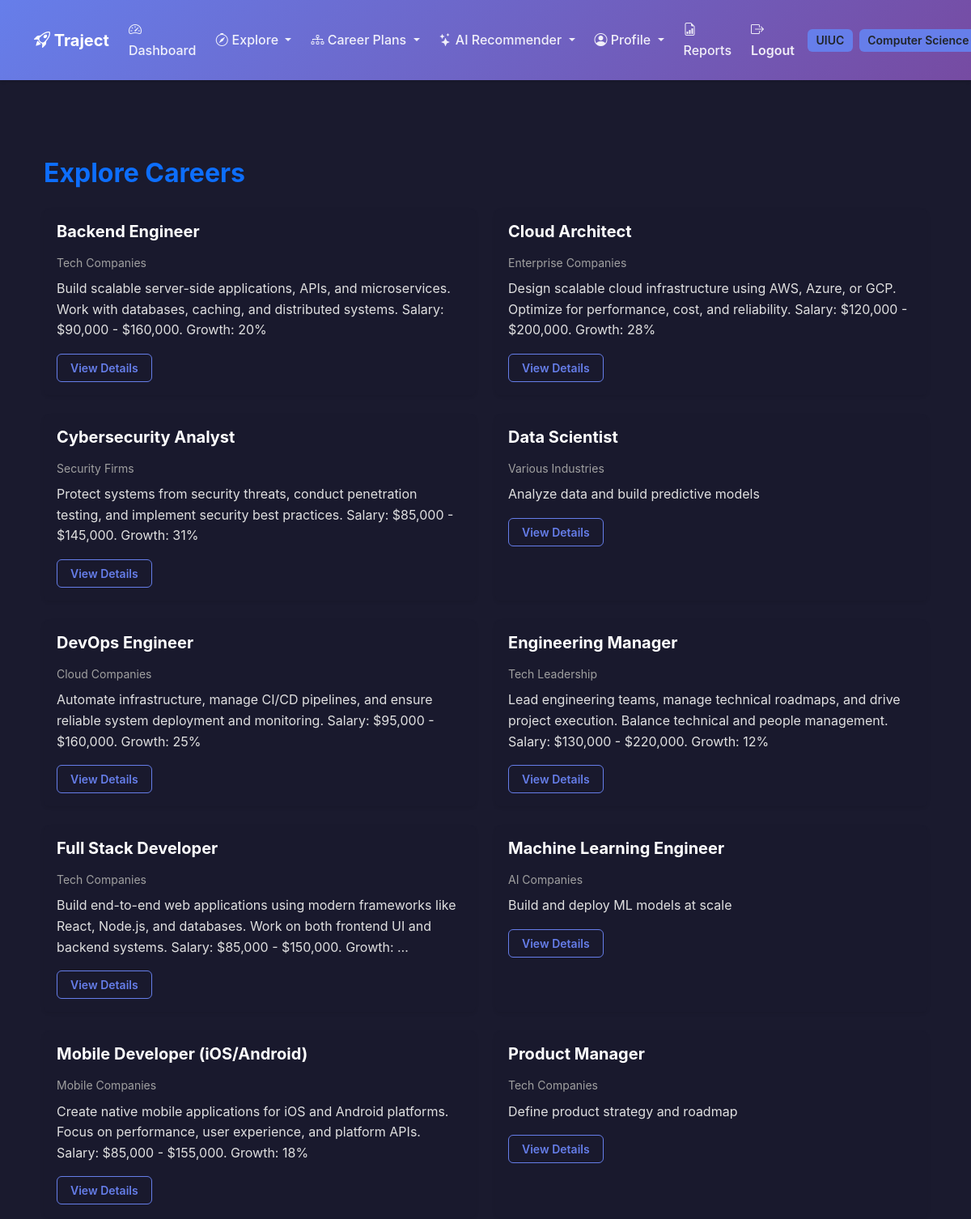
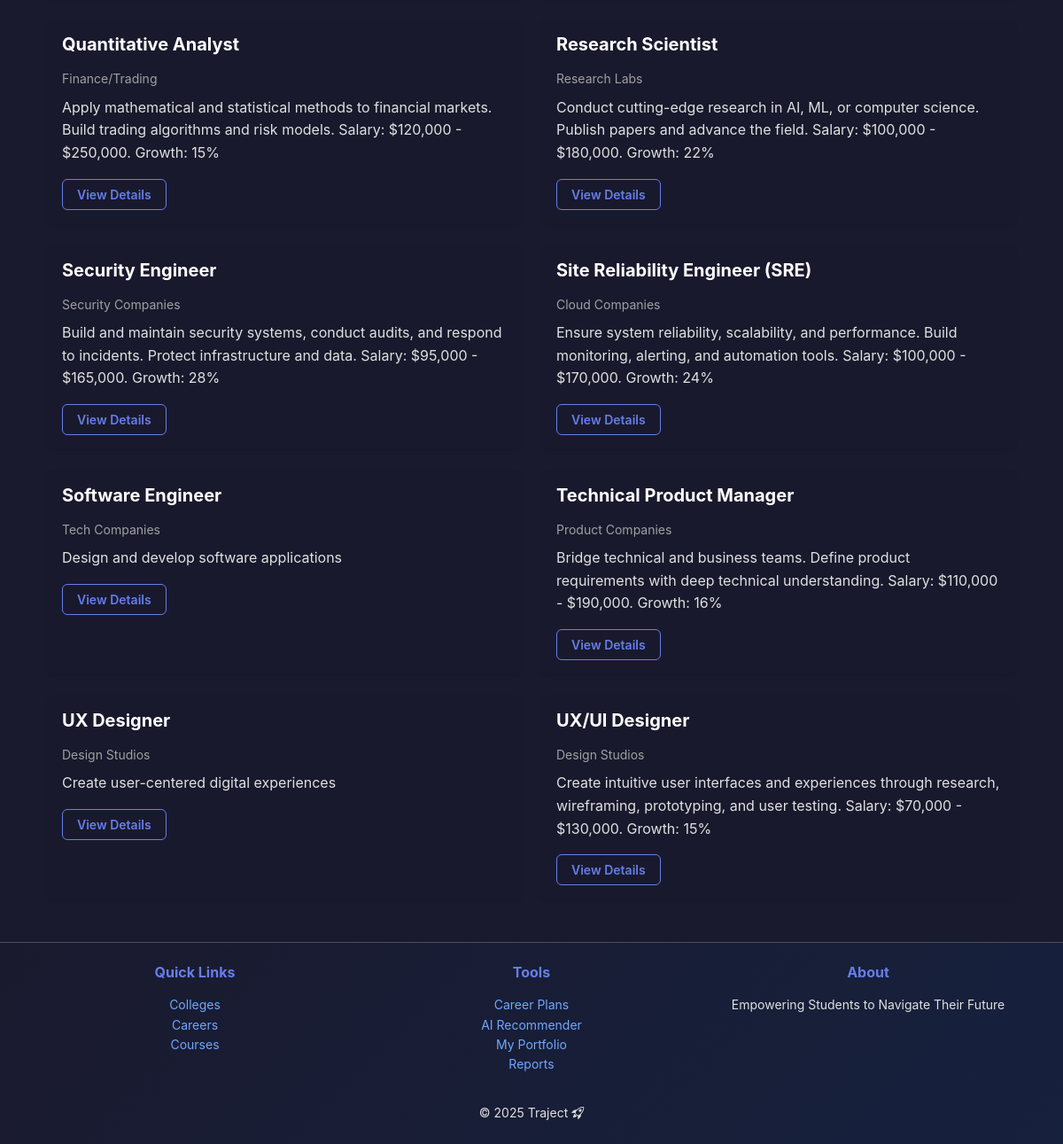
/careers/ (signed in), run on the app's committed database (2 pictures, top to bottom).
### accounts/models.py (models this page shows, shortened)
class UserProfile(models.Model):
    ACADEMIC_YEARS = [
        ('FR', 'Freshman'),
        ('SO', 'Sophomore'),
        ('JR', 'Junior'),
        ('SR', 'Senior'),
        ('GR', 'Graduate'),
    ]
    user = models.OneToOneField(
        User, on_delete=models.CASCADE, related_name='profile'
    )
    college = models.ForeignKey(
        "colleges.College",
        on_delete=models.SET_NULL,
        null=True, blank=True,
        related_name='students'
    )
    major = models.ForeignKey(
        "colleges.Major",
        on_delete=models.SET_NULL,
        null=True, blank=True,
        related_name='major_students'
    )
    minors = models.ManyToManyField(
        "colleges.Major",
        blank=True,
        related_name='minor_students',
        help_text="Optional secondary areas of study."
    )
    gpa = models.DecimalField(
        max_digits=4,
        decimal_places=2,
        validators=[MinValueValidator(0.0), MaxValueValidator(4.0)],
        null=True, blank=True,
        help_text="GPA on a 4.0 scale."
    )
    academic_year = models.CharField(
        max_length=2,
        choices=ACADEMIC_YEARS,
        default='FR'
    )
    personal_interests = models.TextField(blank=True)
    career_goals = models.TextField(blank=True)
    clubs_interest = models.TextField(blank=True)
    clubs_user_is_a_part_of = models.TextField(blank=True)
    skills = models.TextField(blank=True)
    work_experience = models.TextField(blank=True)
    preferred_industries = models.TextField(blank=True)
    preferred_locations = models.TextField(blank=True)
    preferred_positions = models.TextField(blank=True)
    preferred_company = models.TextField(blank=True)
    created_at = models.DateTimeField(auto_now_add=True)
    class Meta:
        ordering = ['user__username']
        verbose_name = "User Profile"
        verbose_name_plural = "User Profiles"

### colleges/models.py (models this page shows, shortened)
class College(models.Model):
    college_name = models.CharField(max_length=300)  # Full college name
    city = models.CharField(max_length=100)
    state = models.CharField(max_length=100)
    abbreviation = models.CharField(max_length=50, unique=True)  # e.g. UIUC
    logo_url = models.URLField(blank=True, null=True)
    class Meta:
        ordering = ["college_name"]

class Major(models.Model):
    college = models.ForeignKey(
        College, on_delete=models.CASCADE, related_name="majors"
    )
    name = models.CharField(max_length=120)
    code = models.CharField(max_length=20, blank=True)  # e.g., CS, ECE, etc.
    class Meta:
        unique_together = ("college", "name")  # Prevent duplicates within same college
        ordering = ["college__abbreviation", "name"]

### careers/models.py (models this page shows, shortened)
class Career(models.Model):
    title = models.CharField(max_length=150)
    company = models.CharField(max_length=100, blank=True, null=True)
    industries = models.JSONField(default=list, blank=True)
    skills = models.JSONField(default=list, blank=True)
    description = models.TextField(blank=True)
    created_at = models.DateTimeField(auto_now_add=True)
    class Meta:
        ordering = ["title"]
        verbose_name = "Career"
        verbose_name_plural = "Careers"

### careers/views.py (the view)
# urls.py: path("", views.career_list_view, name="list"),
@login_required
def career_list_view(request):
    careers = Career.objects.all().order_by("title")
    return render(request, "careers/career_list.html", {"careers": careers})

### templates/careers/career_list.html (shortened to what this page needs)
{% extends "accounts/base.html" %}
{% block content %}
<div class="container mt-5">
 <h2 class="fw-bold mb-4 text-primary">Explore Careers</h2>
 {% if careers %}
 <div class="row row-cols-1 row-cols-md-2 g-4">
 {% for career in careers %}
 <div class="col">
 <div class="card shadow-sm border-0 hover-card h-100">
 <div class="card-body">
 <h5 class="fw-bold">{{ career.title }}</h5>
 <p class="text-muted small mb-2">{{ career.company }}</p>
 <p class="mb-0">{{ career.description|truncatewords:25 }}</p>
 <a href="{% url 'careers:detail' career.id %}" class="btn btn-sm btn-outline-primary mt-3">View Details</a>
 </div>
 </div>
 </div>
 {% endfor %}
 </div>
 {% else %}
 <p class="text-muted">No careers available yet.</p>
 {% endif %}
</div>
{% endblock %}

### templates/accounts/base.html (shortened to what this page needs)
{% load static %}
<!DOCTYPE html>
<html lang="en" data-bs-theme="dark">
 <head>
 <link
 href="https://cdn.jsdelivr.net/npm/bootstrap@5.3.3/dist/css/bootstrap.min.css"
 rel="stylesheet"
 >
 <link
 rel="stylesheet"
 href="https://cdn.jsdelivr.net/npm/bootstrap-icons@1.11.3/font/bootstrap-icons.min.css"
 >
 <link rel="stylesheet" href="{% static 'css/traject.css' %}">
 </head>
 <body class="traject-bg d-flex flex-column min-vh-100">
 <nav class="navbar navbar-expand-lg traject-navbar py-3">
 <div class="container">
 <a class="navbar-brand fw-bold text-white" href="/">
 <i class="bi bi-rocket-takeoff"></i> Traject
 </a>
 <div class="collapse navbar-collapse" id="navbarNav">
 <ul class="navbar-nav ms-auto align-items-center gap-2">
 {% if user.is_authenticated %}
 <li class="nav-item">
 <a class="nav-link" href="{% url 'accounts:dashboard' %}">
 <i class="bi bi-speedometer2"></i> Dashboard
 </a>
 </li>
 <li class="nav-item dropdown">
 <a class="nav-link dropdown-toggle" href="#" role="button" data-bs-toggle="dropdown">
 <i class="bi bi-compass"></i> Explore
 </a>
 </li>
 <li class="nav-item dropdown">
 <a class="nav-link dropdown-toggle" href="#" role="button" data-bs-toggle="dropdown">
 <i class="bi bi-diagram-3"></i> Career Plans
 </a>
 </li>
 <li class="nav-item dropdown">
 <a class="nav-link dropdown-toggle" href="#" role="button" data-bs-toggle="dropdown">
 <i class="bi bi-stars"></i> AI Recommender
 </a>
 </li>
 <li class="nav-item dropdown">
 <a class="nav-link dropdown-toggle" href="#" role="button" data-bs-toggle="dropdown">
 <i class="bi bi-person-circle"></i> Profile
 </a>
 </li>
 <li class="nav-item">
 <a class="nav-link" href="{% url 'accounts:reports' %}">
 <i class="bi bi-file-earmark-bar-graph"></i> Reports
 </a>
 </li>
 <li class="nav-item">
 <a class="nav-link fw-semibold text-accent-dark" href="{% url 'accounts:logout' %}">
 <i class="bi bi-box-arrow-right"></i> Logout
 </a>
 </li>
 {% if user.profile.college %}
 <li class="nav-item">
 <span class="badge bg-accent text-dark" data-bs-toggle="tooltip" title="Your College">
 {{ user.profile.college.abbreviation }}
 </span>
 </li>
 {% endif %}
 {% if user.profile.major %}
 <li class="nav-item">
 <span class="badge bg-accent text-dark" data-bs-toggle="tooltip" title="Your Major">
 {{ user.profile.major.name }}
 </span>
 </li>
 {% endif %}
 {% else %}
 <li class="nav-item"><a class="nav-link" href="{% url 'accounts:login' %}">Login</a></li>
 <li class="nav-item">
 <a class="btn btn-accent btn-sm" href="{% url 'accounts:signup' %}">Sign Up</a>
 </li>
 {% endif %}
 </ul>
 </div>
 </div>
 </nav>
 <main class="flex-grow-1 py-5">
 <div class="container">
 {% block content %}{% endblock %}
 </div>
 </main>
 <footer class="footer text-center py-4 border-top">
 <div class="container">
 <div class="row mb-3">
 <div class="col-md-4 mb-3 mb-md-0">
 <h6 class="text-accent fw-bold">Quick Links</h6>
 <ul class="list-unstyled small">
 <li><a href="{% url 'colleges:list' %}" class="text-decoration-none">Colleges</a></li>
 <li><a href="{% url 'careers:list' %}" class="text-decoration-none">Careers</a></li>
 <li><a href="{% url 'catalog:courses' %}" class="text-decoration-none">Courses</a></li>
 </ul>
 </div>
 <div class="col-md-4 mb-3 mb-md-0">
 <h6 class="text-accent fw-bold">Tools</h6>
 <ul class="list-unstyled small">
 {% if user.is_authenticated %}
 <li><a href="{% url 'accounts:career_plans_list' %}" class="text-decoration-none">Career Plans</a></li>
 <li><a href="{% url 'recommender:dashboard' %}" class="text-decoration-none">AI Recommender</a></li>
 <li><a href="{% url 'accounts:portfolio_checklist' %}" class="text-decoration-none">My Portfolio</a></li>
 <li><a href="{% url 'accounts:reports' %}" class="text-decoration-none">Reports</a></li>
 {% else %}
 <li><a href="{% url 'accounts:login' %}" class="text-decoration-none">Login</a></li>
 <li><a href="{% url 'accounts:signup' %}" class="text-decoration-none">Sign Up</a></li>
 {% endif %}
 </ul>
 </div>
 <div class="col-md-4">
 <h6 class="text-accent fw-bold">About</h6>
 <p class="small mb-0">Empowering Students to Navigate Their Future</p>
 </div>
 </div>
 <p class="mb-0 small">&copy; {% now "Y" %} Traject <i class="bi bi-rocket-takeoff"></i></p>
 </div>
 </footer>
 </body>
</html>

### static/css/traject.css (style rules this page uses)
:root { --traject-primary: #667eea; --traject-secondary: #764ba2; --traject-accent: #667eea; --traject-dark: #1a1a2e; --traject-light: #f8f9fa; --traject-text: #e0e0e0; --traject-text-muted: #a0a0a0; }
body { font-family: -apple-system, BlinkMacSystemFont, 'Segoe UI', Roboto, 'Helvetica Neue', Arial, sans-serif; font-size: 1rem; line-height: 1.6; color: var(--traject-text); }
h1, h2, h3, h4, h5, h6, .display-1, .display-2, .display-3, .display-4, .display-5, .display-6 { font-weight: 700; line-height: 1.2; color: #ffffff; margin-bottom: 1rem; }
.text-muted { color: var(--traject-text-muted) !important; }
.text-white { color: #ffffff !important; }
[data-bs-theme="dark"] { --bs-body-bg: #1a1a2e; --bs-body-color: #e0e0e0; }
.traject-bg { background-color: var(--traject-dark); }
.traject-navbar { background: linear-gradient(135deg, var(--traject-primary) 0%, var(--traject-secondary) 100%); box-shadow: 0 2px 4px rgba(0,0,0,.1); }
.traject-navbar .nav-link { color: rgba(255, 255, 255, 0.9) !important; font-weight: 500; }
.text-accent { color: var(--traject-accent) !important; }
.text-accent-dark { color: #8b9cf7 !important; }
.bg-accent { background-color: var(--traject-accent) !important; }
.card { transition: transform 0.3s ease, box-shadow 0.3s ease; border: 1px solid rgba(255, 255, 255, 0.1); background-color: rgba(26, 26, 46, 0.8); }
.badge { padding: 0.5em 0.75em; font-weight: 600; font-size: 0.875rem; }
.footer { background: linear-gradient(135deg, #1a1a2e 0%, #16213e 100%); border-top: 2px solid var(--traject-primary); }
html { scroll-behavior: smooth; }
.btn { transition: all 0.3s ease; font-weight: 600; font-size: 0.95rem; padding: 0.5rem 1.25rem; border-radius: 0.375rem; }
.btn-sm { font-size: 0.875rem; padding: 0.375rem 1rem; }
.btn-outline-primary { border-color: var(--traject-primary); color: var(--traject-primary); }

### data on the page
Career: title "Backend Engineer", company "Tech Companies", description "Build scalable server-side applications, APIs, and microservices. Work with databases, caching, and distributed systems. Salary: $90,000 - $160,000. Growth: 20%"
Career: title "Cloud Architect", company "Enterprise Companies", description "Design scalable cloud infrastructure using AWS, Azure, or GCP. Optimize for performance, cost, and reliability. Salary: $120,000 - $200,000. Growth: 28%"
Career: title "Cybersecurity Analyst", company "Security Firms", description "Protect systems from security threats, conduct penetration testing, and implement security best practices. Salary: $85,000 - $145,000. Growth: 31%"
Career: title "Data Scientist", company "Various Industries", description "Analyze data and build predictive models"
Career: title "DevOps Engineer", company "Cloud Companies", description "Automate infrastructure, manage CI/CD pipelines, and ensure reliable system deployment and monitoring. Salary: $95,000 - $160,000. Growth: 25%"
Career: title "Engineering Manager", company "Tech Leadership", description "Lead engineering teams, manage technical roadmaps, and drive project execution. Balance technical and people management. Salary: $130,000 - $220,000. Growth: 12%"
Career: title "Full Stack Developer", company "Tech Companies", description "Build end-to-end web applications using modern frameworks like React, Node.js, and databases. Work on both frontend UI and backend systems. Salary: $85,000 - $150,000. Growth: …"
Career: title "Machine Learning Engineer", company "AI Companies", description "Build and deploy ML models at scale"
Career: title "Mobile Developer (iOS/Android)", company "Mobile Companies", description "Create native mobile applications for iOS and Android platforms. Focus on performance, user experience, and platform APIs. Salary: $85,000 - $155,000. Growth: 18%"
Career: title "Product Manager", company "Tech Companies", description "Define product strategy and roadmap"
Career: title "Quantitative Analyst", company "Finance/Trading", description "Apply mathematical and statistical methods to financial markets. Build trading algorithms and risk models. Salary: $120,000 - $250,000. Growth: 15%"
Career: title "Research Scientist", company "Research Labs", description "Conduct cutting-edge research in AI, ML, or computer science. Publish papers and advance the field. Salary: $100,000 - $180,000. Growth: 22%"
Career: title "Security Engineer", company "Security Companies", description "Build and maintain security systems, conduct audits, and respond to incidents. Protect infrastructure and data. Salary: $95,000 - $165,000. Growth: 28%"
Career: title "Site Reliability Engineer (SRE)", company "Cloud Companies", description "Ensure system reliability, scalability, and performance. Build monitoring, alerting, and automation tools. Salary: $100,000 - $170,000. Growth: 24%"
Career: title "Software Engineer", company "Tech Companies", description "Design and develop software applications"
Career: title "Technical Product Manager", company "Product Companies", description "Bridge technical and business teams. Define product requirements with deep technical understanding. Salary: $110,000 - $190,000. Growth: 16%"
Career: title "UX Designer", company "Design Studios", description "Create user-centered digital experiences"
Career: title "UX/UI Designer", company "Design Studios", description "Create intuitive user interfaces and experiences through research, wireframing, prototyping, and user testing. Salary: $70,000 - $130,000. Growth: 15%"

### other printed values
{{ user.profile.college.abbreviation }} "UIUC"
{{ user.profile.major.name }} "Computer Science"
